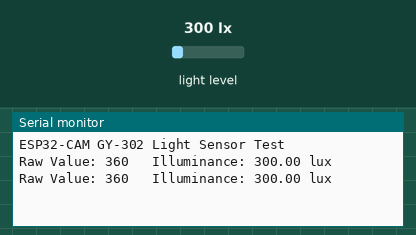
Simulated run of this sketch. Board: ESP32. On the bench: the last lines printed to the serial monitor. Wiring (inferred from the names in the program): BH1750 light sensor at I2C address 0x23. Inputs (shaded band) come from the test bench; at power-on: light level 300 lx.

Above: at 3.0 s.
3.1 s: light level set to 40 lx
At 4.8 s:
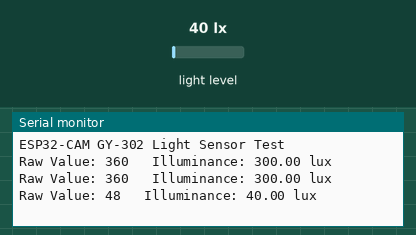
6.0 s: light level set to 500 lx
At 7.5 s:
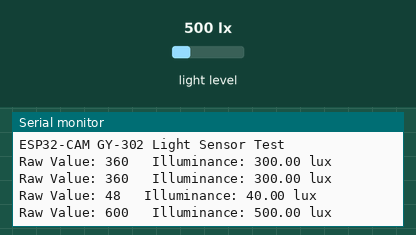
Timing chart, 0 to 9.0 s (numbered marks = the images above; inputs shaded):
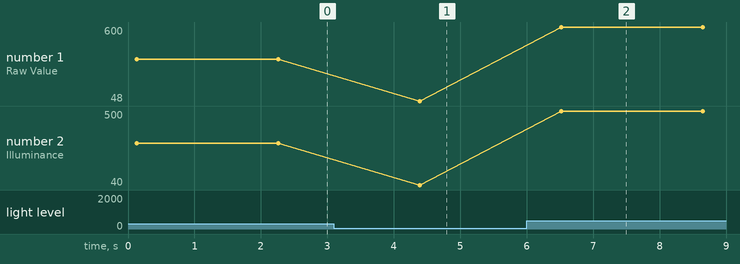

The sketch:

Light_I2C.ino
```cpp
#include <Wire.h>

// default I2C address for GY-30
const byte GY302_ADDR = 0x23;

// I2C pins for ESP32-CAM
const int I2C_SDA_PIN = 14;
const int I2C_SCL_PIN = 2;

void setup() {
  // start serial communication
  Serial.begin(115200);
  Serial.println("\nESP32-CAM GY-302 Light Sensor Test");

  Wire.begin(I2C_SDA_PIN, I2C_SCL_PIN);
}

void loop() {
  // send the command for "One-Time High-Resolution 1"
  Wire.beginTransmission(GY302_ADDR);
  Wire.write(0x20);
  Wire.endTransmission();

  // wait for the measurement to complete. (this takes 120ms)
  delay(130);

  // request 2 bytes of data from the sensor
  Wire.requestFrom(GY302_ADDR, 2);

  // check if two bytes were received
  if (Wire.available() >= 2) {
    // read the high and low bytes
    byte highByte = Wire.read();
    byte lowByte = Wire.read();

    // combine the two bytes into a single 16-bit raw value
    unsigned int rawValue = (highByte << 8) | lowByte;

    // calculate the illuminance in lux using the correction factor 1.2
    float lux = rawValue / 1.2;

    // print the results to the Serial Monitor
    Serial.print("Raw Value: ");
    Serial.print(rawValue);
    Serial.print("\t Illuminance: ");
    Serial.print(lux, 2); // print with 2 decimal places
    Serial.println(" lux");

  } else {
    Serial.println("Error: Could not read data from GY-302 sensor.");
  }

  // wait 2 seconds before the next measurement
  delay(2000);
}
```

Measured:
- after the input at 3.1 s, the serial monitor: prints a new line after 1.3 s (image 1)
- after the input at 6.0 s, the serial monitor: prints a new line after 0.52 s (image 2)
- plotted number 1: 360 → 48 after the input at 3.1 s, 48 → 600 after the input at 6.0 s
- plotted number 2: 300 → 40 after the input at 3.1 s, 40 → 500 after the input at 6.0 s
